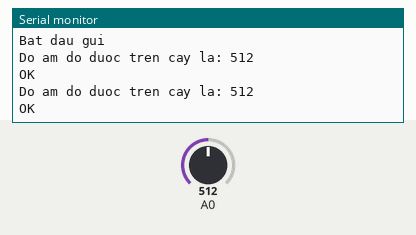
Bench run of a sketch on a simulated Arduino Uno, built with avr-gcc and run on an emulated ATmega328P. Shown: the last lines printed to the serial monitor. The test bench sets the inputs (shaded band); at power-on: A0 = 512. No radio packets arrive unless stated.

Above: at 1.8 s.
1.9 s: A0 set to 716
At 2.6 s:
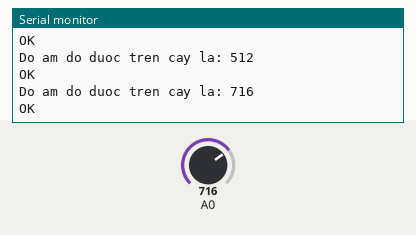
3.4 s: A0 set to 900
At 4.9 s:
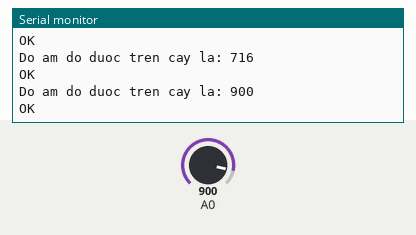
Timing chart, 0 to 6.4 s (numbered marks = the images above; inputs shaded):
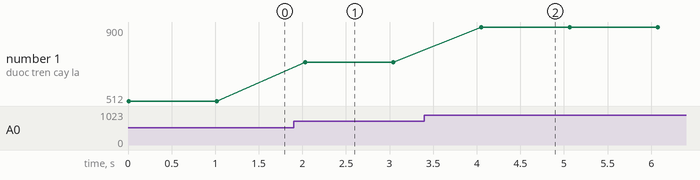

The sketch:

sua_T.ino
```cpp
#include <SPI.h>
#include "RF24.h"

// Xac dinh radio la radio phat
//bool radioNumber = 1;

/* Hardware configuration: Set up nRF24L01 radio on SPI bus plus pins 7 & 8 */
RF24 radio(7,8);

byte addresses[][6] = {"1Node","2Node"};

// Used to control whether this node is sending or receiving
//bool role = 0;

void setup() {
  Serial.begin(115200);
  Serial.println(F("CAM BIEN DO AM + RADIO PHAT"));
  //Serial.println(F("*** AN 'T' DE BAT DAU QUA TRINH CHUYEN GIU LIEU *** "));
  pinMode (2, INPUT);
  pinMode(A0, INPUT);
  radio.begin();

  // Set the PA Level low to prevent power supply related issues since this is a
 // getting_started sketch, and the likelihood of close proximity of the devices. RF24_PA_MAX is default.
  radio.setPALevel(RF24_PA_LOW);

  // Open a writing and reading pipe on each radio, with opposite addresses
  /*if(radioNumber){
    radio.openWritingPipe(addresses[1]);
    radio.openReadingPipe(1,addresses[0]);
  }else{
    radio.openWritingPipe(addresses[0]);
    radio.openReadingPipe(1,addresses[1]);
  }*/

  // Start the radio listening for data
    radio.openWritingPipe(addresses[1]);
    radio.openReadingPipe(1,addresses[0]);
  //radio.startListening();
  Serial.println(F("Bat dau gui"));
}

void loop() {
  radio.stopListening();                                    // First, stop listening so we can talk.
  long value = analogRead(A0);     // Ta sẽ đọc giá trị hiệu điện thế của cảm biến
                                      // Giá trị được số hóa thành 1 số nguyên có giá trị
                                      // trong khoảng từ 0 đến 1023
  Serial.print("Do am do duoc tren cay la: ");
  Serial.println(value);//Xuất ra serial Monitor
  delay(10);

  long start_time = value;                             // Take the time, and send it.  This will block until complete
  if (!radio.write( &start_time, sizeof(long) )){
    Serial.println(F("LOI"));
  }
  else{
     Serial.println(F("OK"));
  }

  //radio.startListening();                                    // Now, continue listening

  /*unsigned long started_waiting_at = micros();               // Set up a timeout period, get the current microseconds
  boolean timeout = false;                                   // Set up a variable to indicate if a response was received or not

  while ( ! radio.available() ){                             // While nothing is received
      if (micros() - started_waiting_at > 200000 ){            // If waited longer than 200ms, indicate timeout and exit while loop
          timeout = true;
          break;
      }
  }

  if ( timeout ){
    Serial.println(F("LOI , KHONG KET NOI DUOC VOI RADIO THU."));
    } else {
        unsigned long got_time;                                 // Grab the response, compare, and send to debugging spew
        radio.read( &got_time, sizeof(unsigned long) );
        unsigned long end_time = micros();
      }*/
   // Try again 1s later
   delay(1000);
}


  /*if ( Serial.available() )
  {
    char c = toupper(Serial.read());
    if ( c == 'T' && role == 0 ){
      Serial.println(F("*** CHANGING TO TRANSMIT ROLE -- PRESS 'R' TO SWITCH BACK"));
      role = 1;                  // Become the primary transmitter (ping out)

   }else
    if ( c == 'R' && role == 1 ){
      Serial.println(F("*** CHANGING TO RECEIVE ROLE -- PRESS 'T' TO SWITCH BACK"));
       role = 0;                // Become the primary receiver (pong back)
       radio.startListening();

    }
  }*/
```

Measured:
- after the input at 1.9 s, the serial monitor: prints a new line after 0.13 s (image 1)
- after the input at 3.4 s, the serial monitor: prints a new line after 0.65 s (image 2)
- plotted number 1: 512 → 716 after the input at 1.9 s, 716 → 900 after the input at 3.4 s
